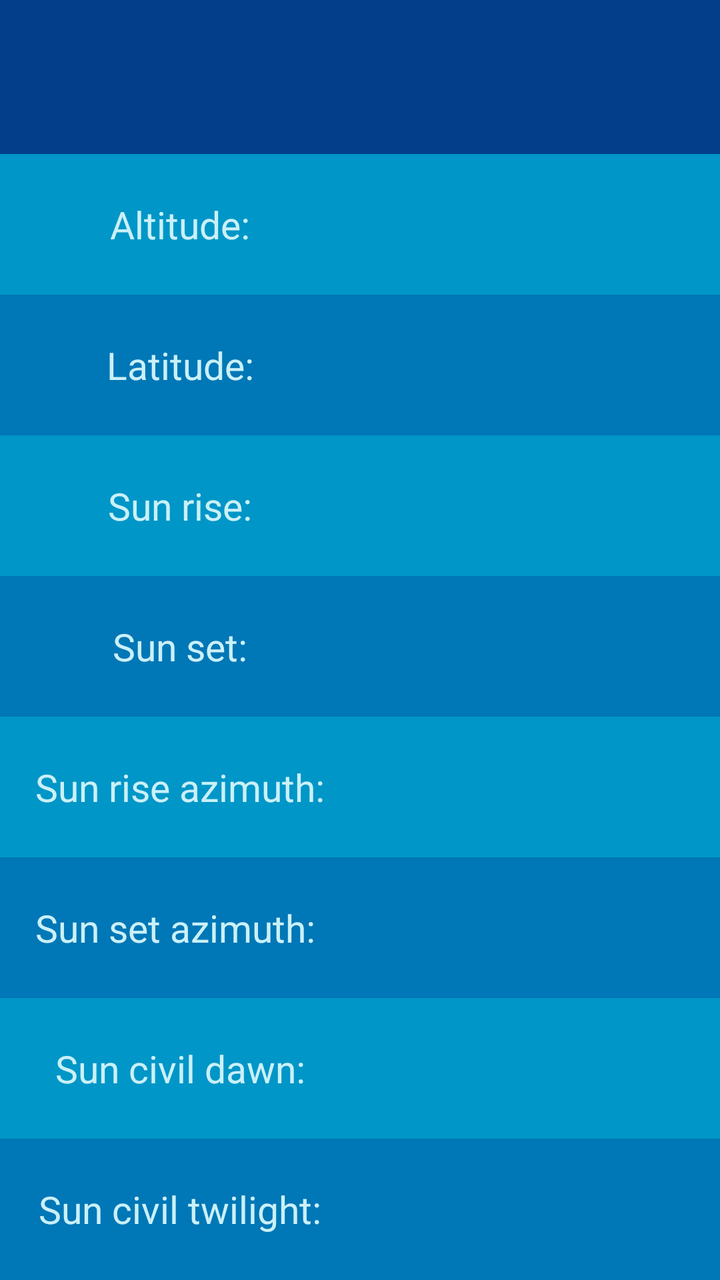
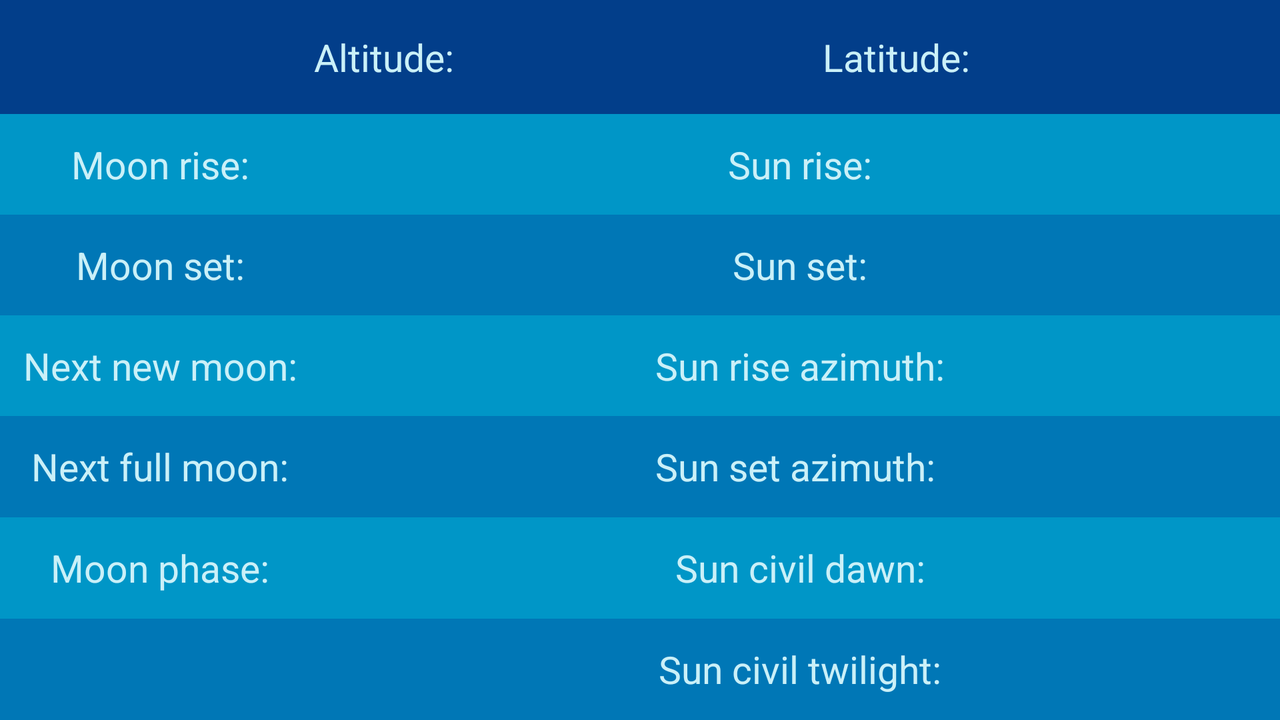

An Android layout and its configuration variant, each rendered on a device that would load it. The default file and the variant file are quoted in full after the pictures.
<!-- AndroidManifest.xml: application theme Theme.Navbar -->
<!-- res/layout/fragment_sun.xml -->
<?xml version="1.0" encoding="utf-8"?>
<androidx.constraintlayout.widget.ConstraintLayout xmlns:android="http://schemas.android.com/apk/res/android"
    xmlns:app="http://schemas.android.com/apk/res-auto"
    xmlns:tools="http://schemas.android.com/tools"
    android:layout_width="match_parent"
    android:layout_height="match_parent"
    tools:context=".ui.dashboard.SunFragment"

    >

    <LinearLayout
        android:layout_width="match_parent"
        android:layout_height="match_parent"
        android:background="@color/bright_blue"
        android:orientation="vertical"
        app:layout_constraintBottom_toBottomOf="parent"
        app:layout_constraintEnd_toEndOf="parent"
        app:layout_constraintStart_toStartOf="parent"
        app:layout_constraintTop_toTopOf="parent">

        <LinearLayout
            android:layout_width="match_parent"
            android:layout_height="wrap_content"
            android:layout_weight="1"
            android:background="#023e8a"
            android:gravity="center">

            <TextView
                android:id="@+id/text_device_time_sun_value"
                style="@style/light_text"
                android:textSize="24sp"

                />

        </LinearLayout>

        <LinearLayout
            android:layout_width="match_parent"
            android:layout_height="wrap_content"
            android:layout_weight="1"
            android:gravity="center"

            >

            <TextView
                android:id="@+id/text_altitude_sun"
                style="@style/light_text"
                android:text="@string/altitude" />

            <TextView
                android:id="@+id/text_altitude_sun_value"
                style="@style/light_text"
                android:gravity="center_horizontal" />

        </LinearLayout>

        <LinearLayout
            android:layout_width="match_parent"
            android:layout_height="wrap_content"
            android:layout_weight="1"
            android:background="@color/light_blue"
            android:gravity="center">

            <TextView
                android:id="@+id/text_latitude_sun"
                style="@style/light_text"
                android:text="@string/latitude" />

            <TextView
                android:id="@+id/text_latitude_sun_value"
                style="@style/light_text" />
        </LinearLayout>

        <LinearLayout
            android:layout_width="match_parent"
            android:layout_height="wrap_content"
            android:layout_weight="1"
            android:gravity="center">

            <TextView
                android:id="@+id/text_sun_rise"
                style="@style/light_text"
                android:text="@string/sun_rise" />

            <TextView
                android:id="@+id/text_sun_rise_value"
                style="@style/light_text"

                />
        </LinearLayout>


        <LinearLayout
            android:layout_width="match_parent"
            android:layout_height="wrap_content"
            android:layout_weight="1"
            android:background="@color/light_blue"
            android:gravity="center">

            <TextView
                android:id="@+id/text_sun_set"
                style="@style/light_text"
                android:text="@string/sun_set" />

            <TextView
                android:id="@+id/text_sun_set_value"
                style="@style/light_text" />

        </LinearLayout>

        <LinearLayout
            android:layout_width="match_parent"
            android:layout_height="wrap_content"
            android:layout_weight="1"
            android:gravity="center">

            <TextView
                android:id="@+id/text_sun_rise_azimuth"

                style="@style/light_text"
                android:text="@string/sun_rise_azimuth" />

            <TextView
                android:id="@+id/text_sun_rise_azimuth_value"
                style="@style/light_text" />

        </LinearLayout>

        <LinearLayout
            android:layout_width="match_parent"
            android:layout_height="wrap_content"
            android:layout_weight="1"
            android:background="@color/light_blue"
            android:gravity="center">

            <TextView
                android:id="@+id/text_sun_set_azimuth"

                style="@style/light_text"
                android:text="Sun set azimuth: " />

            <TextView
                android:id="@+id/text_sun_set_azimuth_value"
                style="@style/light_text" />

        </LinearLayout>

        <LinearLayout
            android:layout_width="match_parent"
            android:layout_height="wrap_content"
            android:layout_weight="1"
            android:gravity="center">

            <TextView
                android:id="@+id/text_sun_civil_dawn"

                style="@style/light_text"
                android:text="@string/sun_civil_dawn" />

            <TextView
                android:id="@+id/text_sun_civil_dawn_value"
                style="@style/light_text" />
        </LinearLayout>

        <LinearLayout
            android:layout_width="match_parent"
            android:layout_height="wrap_content"
            android:layout_weight="1"

            android:background="@color/light_blue"
            android:gravity="center">

            <TextView
                android:id="@+id/text_sun_civil_twilight"
                style="@style/light_text"
                android:text="@string/sun_civil_twilight" />

            <TextView
                android:id="@+id/text_sun_civil_twilight_value"
                style="@style/light_text" />

        </LinearLayout>

    </LinearLayout>


</androidx.constraintlayout.widget.ConstraintLayout>
<!-- resources referenced by this layout -->
<resources>
  <color name="bright_blue">#0096c7</color>
  <color name="light_blue">#0077b6</color>
  <string name="altitude">Altitude:</string>
  <string name="latitude">Latitude:</string>
  <string name="sun_civil_dawn">Sun civil dawn:</string>
  <string name="sun_civil_twilight">Sun civil twilight:</string>
  <string name="sun_rise">Sun rise:</string>
  <string name="sun_rise_azimuth">Sun rise azimuth:</string>
  <string name="sun_set">Sun set:</string>
  <style name="light_text">
          <item name="android:textColor">@color/almost_white</item>
          <item name="android:textSize">19sp</item>
          <item name="android:gravity">center_horizontal</item>
          <item name="android:layout_gravity">center_vertical</item>
          <item name="android:layout_weight">1</item>
          <item name="android:layout_width">match_parent</item>
          <item name="android:layout_height">wrap_content</item>
      </style>
  <style name="Theme.Navbar" parent="Theme.MaterialComponents.DayNight.NoActionBar">
          
          <item name="colorPrimary">@color/purple_500</item>
          <item name="colorPrimaryVariant">@color/purple_700</item>
          <item name="colorOnPrimary">@color/white</item>
          
          <item name="colorSecondary">@color/teal_200</item>
          <item name="colorSecondaryVariant">@color/teal_700</item>
          <item name="colorOnSecondary">@color/black</item>
          
          <item name="android:statusBarColor" tools:targetApi="l">?attr/colorPrimaryVariant</item>
          
      </style>
  <color name="almost_white">#caf0f8</color>
  <color name="purple_500">#FF6200EE</color>
  <color name="purple_700">#FF3700B3</color>
  <color name="white">#FFFFFFFF</color>
  <color name="teal_200">#FF03DAC5</color>
  <color name="teal_700">#FF018786</color>
  <color name="black">#FF000000</color>
</resources>
<!-- res/layout-land/fragment_sun.xml (the repository's variant of the layout above) -->
<!-- drawn on the phone turned sideways -->
<?xml version="1.0" encoding="utf-8"?>
<androidx.constraintlayout.widget.ConstraintLayout xmlns:android="http://schemas.android.com/apk/res/android"
    xmlns:app="http://schemas.android.com/apk/res-auto"
    xmlns:tools="http://schemas.android.com/tools"
    android:layout_width="match_parent"
    android:layout_height="match_parent"
    tools:context=".ui.sun.SunFragment"

    >

    <LinearLayout
        android:layout_width="match_parent"
        android:layout_height="match_parent"
        android:background="@color/bright_blue"
        android:orientation="vertical"
        app:layout_constraintBottom_toBottomOf="parent"
        app:layout_constraintEnd_toEndOf="parent"
        app:layout_constraintStart_toStartOf="parent"
        app:layout_constraintTop_toTopOf="parent">

        <LinearLayout
            android:layout_width="match_parent"
            android:layout_height="wrap_content"
            android:layout_weight="1"
            android:background="#023e8a"
            android:gravity="center">

            <TextView
                android:id="@+id/text_device_time_sun_value"
                style="@style/light_text"
                android:textSize="24sp"

                />

            <TextView
                android:id="@+id/text_altitude_moon"
                style="@style/light_text"
                android:text="@string/altitude"

                />

            <TextView
                android:id="@+id/text_altitude_moon_value"
                style="@style/light_text"
                android:gravity="center_horizontal" />

            <TextView
                android:id="@+id/text_latitude_moon"
                style="@style/light_text"
                android:text="@string/latitude" />

            <TextView
                android:id="@+id/text_latitude_moon_value"
                style="@style/light_text" />

        </LinearLayout>

        <LinearLayout
            android:layout_width="match_parent"
            android:layout_height="wrap_content"
            android:layout_weight="1"
            android:gravity="center">

            <TextView
                android:id="@+id/text_moon_rise"
                style="@style/light_text"
                android:text="@string/moon_rise" />

            <TextView
                android:id="@+id/text_moon_rise_value"
                style="@style/light_text"

                />

            <TextView
                android:id="@+id/text_sun_rise"
                style="@style/light_text"
                android:text="@string/sun_rise" />

            <TextView
                android:id="@+id/text_sun_rise_value"
                style="@style/light_text"

                />
        </LinearLayout>


        <LinearLayout
            android:layout_width="match_parent"
            android:layout_height="wrap_content"
            android:layout_weight="1"
            android:background="@color/light_blue"
            android:gravity="center">

            <TextView
                android:id="@+id/text_moon_set"
                style="@style/light_text"
                android:text="@string/moon_set" />

            <TextView
                android:id="@+id/text_moon_set_value"
                style="@style/light_text" />

            <TextView
                android:id="@+id/text_sun_set"
                style="@style/light_text"
                android:text="@string/sun_set" />

            <TextView
                android:id="@+id/text_sun_set_value"
                style="@style/light_text" />

        </LinearLayout>

        <LinearLayout
            android:layout_width="match_parent"
            android:layout_height="wrap_content"
            android:layout_weight="1"
            android:gravity="center">

            <TextView
                android:id="@+id/text_new_moon"

                style="@style/light_text"
                android:text="@string/next_new_moon" />

            <TextView
                android:id="@+id/text_new_moon_value"
                style="@style/light_text" />

            <TextView
                android:id="@+id/text_sun_rise_azimuth"

                style="@style/light_text"
                android:text="@string/sun_rise_azimuth" />

            <TextView
                android:id="@+id/text_sun_rise_azimuth_value"
                style="@style/light_text" />

        </LinearLayout>

        <LinearLayout
            android:layout_width="match_parent"
            android:layout_height="wrap_content"
            android:layout_weight="1"
            android:background="@color/light_blue"
            android:gravity="center">

            <TextView
                android:id="@+id/text_full_moon"

                style="@style/light_text"
                android:text="@string/next_full_moon" />

            <TextView
                android:id="@+id/text_full_moon_value"
                style="@style/light_text" />

            <TextView
                android:id="@+id/text_sun_set_azimuth"

                style="@style/light_text"
                android:text="Sun set azimuth: " />

            <TextView
                android:id="@+id/text_sun_set_azimuth_value"
                style="@style/light_text" />

        </LinearLayout>

        <LinearLayout
            android:layout_width="match_parent"
            android:layout_height="wrap_content"
            android:layout_weight="1"
            android:gravity="center">

            <TextView
                android:id="@+id/text_moon_phase"

                style="@style/light_text"
                android:text="@string/moon_phase" />

            <TextView
                android:id="@+id/text_moon_phase_value"
                style="@style/light_text" />

            <TextView
                android:id="@+id/text_sun_civil_dawn"

                style="@style/light_text"
                android:text="@string/sun_civil_dawn" />

            <TextView
                android:id="@+id/text_sun_civil_dawn_value"
                style="@style/light_text" />
        </LinearLayout>

        <LinearLayout
            android:layout_width="match_parent"
            android:layout_height="wrap_content"
            android:layout_weight="1"
            android:gravity="center"
            android:background="@color/light_blue"
            >

            <TextView style="@style/light_text" />

            <TextView

                style="@style/light_text" />

            <TextView
                android:id="@+id/text_sun_civil_twilight"
                style="@style/light_text"
                android:text="@string/sun_civil_twilight" />

            <TextView
                android:id="@+id/text_sun_civil_twilight_value"
                style="@style/light_text" />
        </LinearLayout>


    </LinearLayout>


</androidx.constraintlayout.widget.ConstraintLayout>
<!-- resources referenced by the variant -->
<!-- as the phone turned sideways resolves them -->
<resources>
  <color name="bright_blue">#0096c7</color>
  <color name="light_blue">#0077b6</color>
  <string name="altitude">Altitude:</string>
  <string name="latitude">Latitude:</string>
  <string name="moon_phase">Moon phase:</string>
  <string name="moon_rise">Moon rise:</string>
  <string name="moon_set">Moon set:</string>
  <string name="next_full_moon">Next full moon:</string>
  <string name="next_new_moon">Next new moon:</string>
  <string name="sun_civil_dawn">Sun civil dawn:</string>
  <string name="sun_civil_twilight">Sun civil twilight:</string>
  <string name="sun_rise">Sun rise:</string>
  <string name="sun_rise_azimuth">Sun rise azimuth:</string>
  <string name="sun_set">Sun set:</string>
  <style name="light_text">
          <item name="android:textColor">@color/almost_white</item>
          <item name="android:textSize">19sp</item>
          <item name="android:gravity">center_horizontal</item>
          <item name="android:layout_gravity">center_vertical</item>
          <item name="android:layout_weight">1</item>
          <item name="android:layout_width">match_parent</item>
          <item name="android:layout_height">wrap_content</item>
      </style>
  <style name="Theme.Navbar" parent="Theme.MaterialComponents.DayNight.NoActionBar">
          
          <item name="colorPrimary">@color/purple_500</item>
          <item name="colorPrimaryVariant">@color/purple_700</item>
          <item name="colorOnPrimary">@color/white</item>
          
          <item name="colorSecondary">@color/teal_200</item>
          <item name="colorSecondaryVariant">@color/teal_700</item>
          <item name="colorOnSecondary">@color/black</item>
          
          <item name="android:statusBarColor" tools:targetApi="l">?attr/colorPrimaryVariant</item>
          
      </style>
  <color name="almost_white">#caf0f8</color>
  <color name="purple_500">#FF6200EE</color>
  <color name="purple_700">#FF3700B3</color>
  <color name="white">#FFFFFFFF</color>
  <color name="teal_200">#FF03DAC5</color>
  <color name="teal_700">#FF018786</color>
  <color name="black">#FF000000</color>
</resources>
